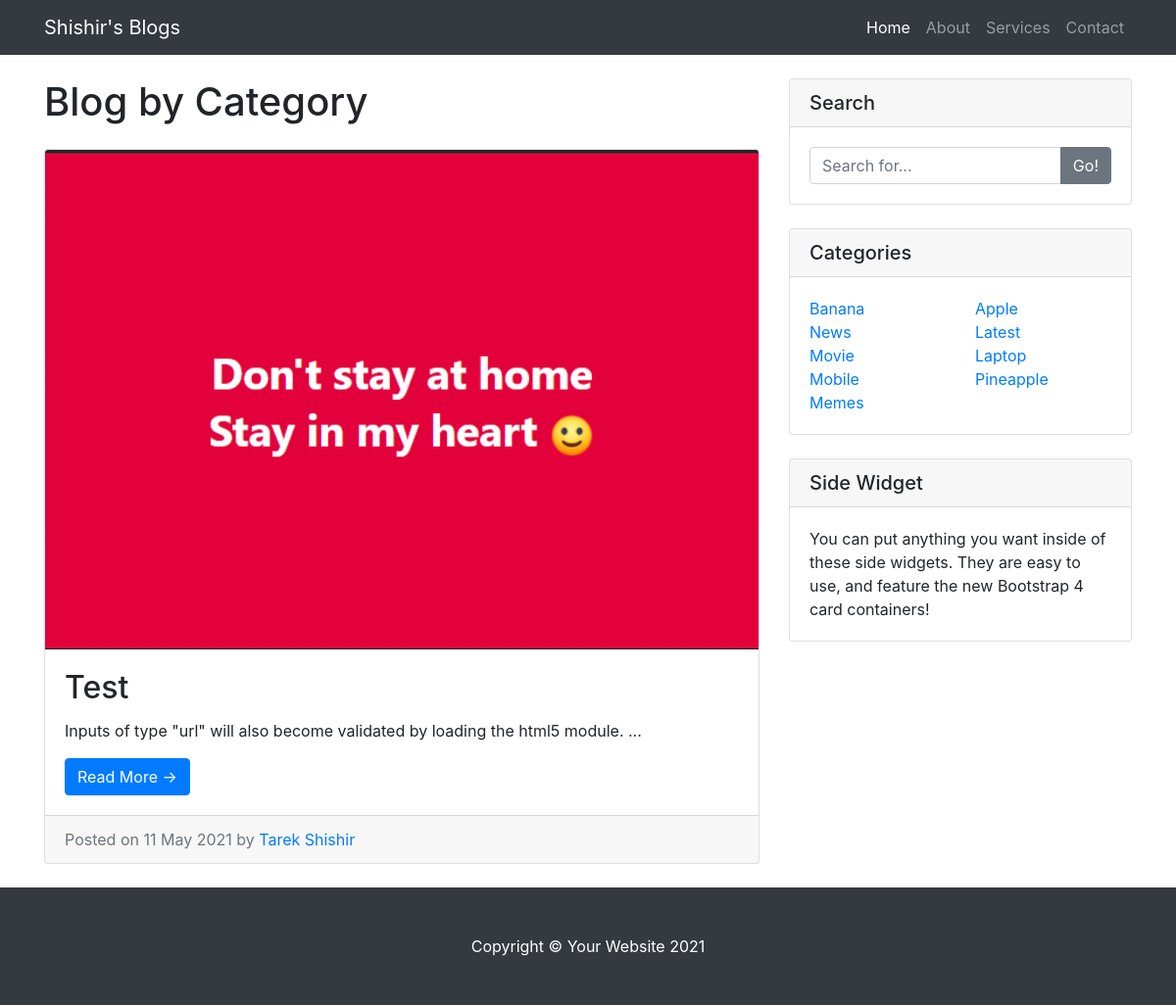
/category.php?id=19, run on the app's committed database.
### tables this page shows
CREATE TABLE `blog` (
  `id` int(5) NOT NULL,
  `catId` int(5) NOT NULL,
  `blogTitle` varchar(255) NOT NULL,
  `blogContent` text NOT NULL,
  `blogImage` varchar(55) NOT NULL,
  `autherName` varchar(55) NOT NULL,
  `status` tinyint(4) NOT NULL,
  `createtime` timestamp NOT NULL DEFAULT current_timestamp()
);

CREATE TABLE `category` (
  `id` int(2) NOT NULL,
  `categoryName` varchar(50) NOT NULL,
  `status` tinyint(1) NOT NULL,
  `createtime` timestamp NOT NULL DEFAULT current_timestamp(),
  `updatetime` timestamp NOT NULL DEFAULT current_timestamp() ON UPDATE current_timestamp()
);

### app/classes/database.php (called while the page is built, shortened)
<?php
class database
{
    public function dbCon()
    {
        $host = "localhost";
        $username = "root";
        $password = "";
        $db = "blog";
        $link = mysqli_connect($host, $username, $password, $db);
        return $link;
    }
}

### app/classes/category.php (called while the page is built, shortened)
<?php
class category
{
    public function allActiveCategory(){
        $result = mysqli_query((new database)->dbCon(),"SELECT * FROM `category` WHERE `status` = 1");
        return $result;
    }
    public function catPost($id){
        $result = mysqli_query((new database)->dbCon(),"SELECT * FROM `blog` WHERE `status` = 1 and `catId` = '$id' order by `id` desc ");
        return $result;
    }
}

### category.php (the view, shortened to what this page needs)
<?php require_once 'header.php'; ?>
<?php
$cat = new \App\classes\category();
$category = $cat->allActiveCategory();
$catId = $_GET['id'];
$catPost = $cat->catPost($catId);
?>
<div class="container">
    <div class="row">
        <div class="col-md-8">
            <h1 class="my-4">
                Blog by Category
            </h1>
            <?php
            while ($row2 = mysqli_fetch_assoc($catPost)){ ?>
                <div class="card mb-4">
                    <img class="card-img-top" src="uploads/<?= $row2['blogImage'] ?>" alt="Card image cap" />
                    <div class="card-body">
                        <h2 class="card-title"><?= $row2['blogTitle'] ?></h2>
                        <p class="card-text"><?= substr($row2['blogContent'], 0, 250) ?> ...</p>
                        <a class="btn btn-primary" href="post.php?id=<?= $row2['id'] ?>">Read More →</a>
                    </div>
                    <div class="card-footer text-muted">
                        Posted on <?= date('d M Y', strtotime($row2['createtime'])) ?> by
                        <a href="#!"><?= $row2['autherName'] ?></a>
                    </div>
                </div>
            <?php } ?>
        </div>
        <?php require_once 'widget.php'; ?>
    </div>
</div>
<?php require_once 'footer.php'; ?>

### widget.php
<div class="col-md-4">
    <div class="card my-4">
        <h5 class="card-header">Search</h5>
        <div class="card-body">
            <form action="search.php?search=" method="get">
                <div class="input-group">
                    <input class="form-control" type="text" name="search" placeholder="Search for..." />
                    <span class="input-group-append"><button class="btn btn-secondary" type="submit">Go!</button></span>
                </div>
            </form>
        </div>
    </div>
    <div class="card my-4">
        <h5 class="card-header">Categories</h5>
        <div class="card-body">
            <div class="row">
                <?php
                    while ($row = mysqli_fetch_assoc($category)){ ?>
                <div class="col-lg-6">
                    <ul class="list-unstyled mb-0">
                        <li><a href="category.php?id=<?= $row['id'] ?>"><?= $row['categoryName'] ?></a></li>
                    </ul>
                </div>
                    <?php } ?>
            </div>
        </div>
    </div>
    <div class="card my-4">
        <h5 class="card-header">Side Widget</h5>
        <div class="card-body">You can put anything you want inside of these side widgets. They are easy to use, and feature the new Bootstrap 4 card containers!</div>
    </div>
</div>

### data on the page
blog: blogImage (picture), blogTitle "Test", blogContent "Inputs of type \"url\" will also become validated by loading the html5 module.", createtime "11 May 2021", autherName "Tarek Shishir"
category: categoryName "Banana"
category: categoryName "Apple"
category: categoryName "News"
category: categoryName "Latest"
category: categoryName "Movie"
category: categoryName "Laptop"
category: categoryName "Mobile"
category: categoryName "Pineapple"
category: categoryName "Memes"
